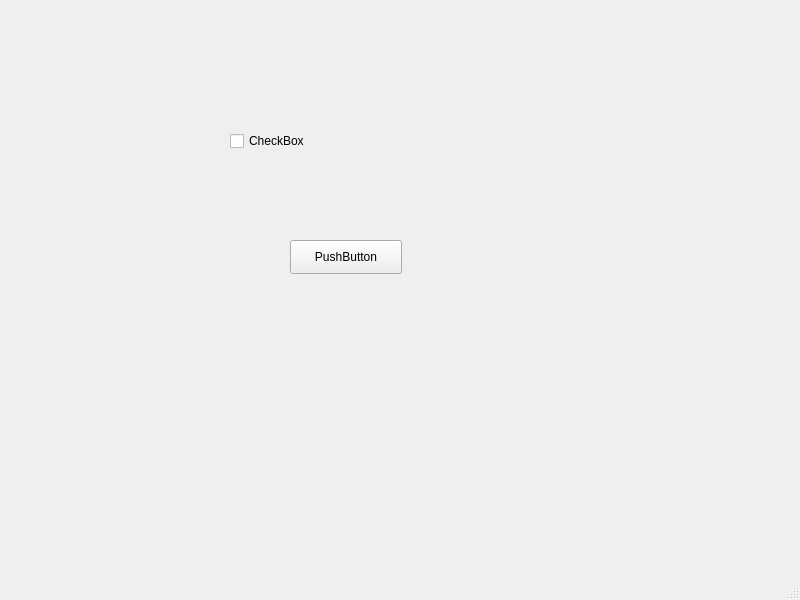
<?xml version="1.0" encoding="UTF-8"?>
<ui version="4.0">
 <class>MainWindow</class>
 <widget class="QMainWindow" name="MainWindow">
  <property name="geometry">
   <rect>
    <x>0</x>
    <y>0</y>
    <width>800</width>
    <height>600</height>
   </rect>
  </property>
  <property name="windowTitle">
   <string>MainWindow</string>
  </property>
  <widget class="QWidget" name="centralwidget">
   <widget class="QCheckBox" name="checkBox">
    <property name="geometry">
     <rect>
      <x>230</x>
      <y>130</y>
      <width>105</width>
      <height>22</height>
     </rect>
    </property>
    <property name="text">
     <string>CheckBox</string>
    </property>
   </widget>
   <widget class="QPushButton" name="pushButton">
    <property name="geometry">
     <rect>
      <x>290</x>
      <y>240</y>
      <width>112</width>
      <height>34</height>
     </rect>
    </property>
    <property name="text">
     <string>PushButton</string>
    </property>
   </widget>
  </widget>
  <widget class="QMenuBar" name="menubar">
   <property name="geometry">
    <rect>
     <x>0</x>
     <y>0</y>
     <width>800</width>
     <height>30</height>
    </rect>
   </property>
  </widget>
  <widget class="QStatusBar" name="statusbar"/>
 </widget>
 <resources/>
 <connections/>
</ui>
